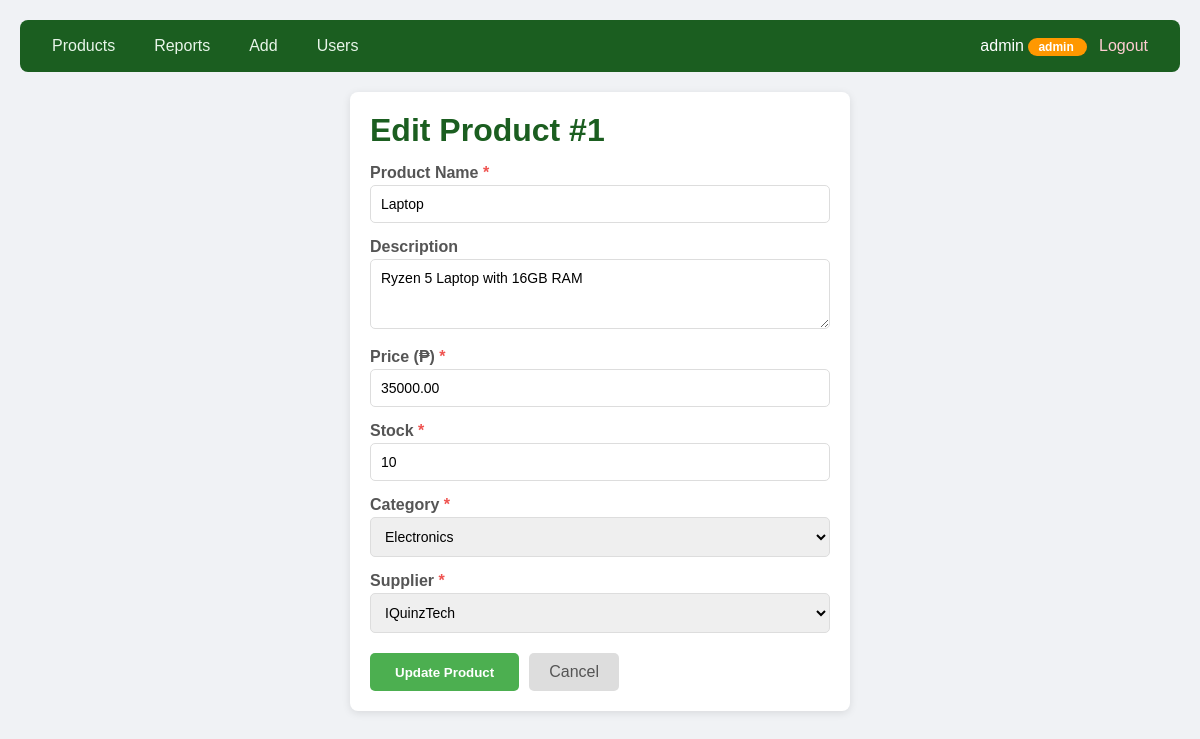
The app's page /edit.php?id=1 (signed in) with its own data.
### tables this page shows
CREATE TABLE `products` (
  `id` int(11) NOT NULL,
  `name` varchar(100) NOT NULL,
  `description` text DEFAULT NULL,
  `price` decimal(10,2) NOT NULL,
  `stock` int(11) NOT NULL,
  `category_id` int(11) NOT NULL,
  `supplier_id` int(11) NOT NULL,
  `created_at` timestamp NOT NULL DEFAULT current_timestamp(),
  `added_by` int(11) DEFAULT NULL
);

CREATE TABLE `categories` (
  `id` int(11) NOT NULL,
  `name` varchar(100) NOT NULL
);

CREATE TABLE `suppliers` (
  `id` int(11) NOT NULL,
  `name` varchar(100) NOT NULL,
  `contact_person` varchar(100) NOT NULL,
  `phone` varchar(20) NOT NULL
);

### edit.php (the view, shortened to what this page needs)
<?php
require_once 'config.php';
$id = (int)($_GET['id'] ?? 0);
$result = $conn->query("SELECT * FROM products WHERE id = $id");
$product = $result->fetch_assoc();
if ($_SERVER['REQUEST_METHOD'] === 'POST') {
    $name = $conn->real_escape_string(trim($_POST['name'] ?? ''));
    $description = $conn->real_escape_string(trim($_POST['description'] ?? ''));
    $price = $_POST['price'] ?? '';
    $stock = $_POST['stock'] ?? '';
    $category_id = $_POST['category_id'] ?? '';
    $supplier_id = $_POST['supplier_id'] ?? '';
    if (empty($name) || empty($category_id) || empty($supplier_id)) {
        $message = "<div class='alert-error'>Name, category, and supplier are required.</div>";
    } elseif (!is_numeric($price) || (float)$price < 0) {
        $message = "<div class='alert-error'>Please enter a valid price.</div>";
    } elseif (!is_numeric($stock) || (int)$stock < 0) {
        $message = "<div class='alert-error'>Please enter a valid stock quantity.</div>";
    } else {
        $price_val = (float)$price;
        $stock_val = (int)$stock;
        $cat_val = (int)$category_id;
        $sup_val = (int)$supplier_id;
        $sql = "UPDATE products SET
                name='$name', description='$description', price=$price_val,
                stock=$stock_val, category_id=$cat_val, supplier_id=$sup_val
                WHERE id=$id";
        if ($conn->query($sql)) {
            header('Location: products.php?updated=1');
            exit;
        } else {
            $message = "<div class='alert-error'>Error: " . $conn->error . "</div>";
        }
    }
} else {
    $name = $product['name'];
    $description = $product['description'];
    $price = $product['price'];
    $stock = $product['stock'];
    $category_id = $product['category_id'];
    $supplier_id = $product['supplier_id'];
}
$categories = $conn->query("SELECT id, name FROM categories ORDER BY name");
$suppliers = $conn->query("SELECT id, name FROM suppliers ORDER BY name");
?>
<!DOCTYPE html>
<html>
<head>
    <link rel="stylesheet" href="style.css">
</head>
<body>
<?php include 'navbar.php'; ?>
<div class="container form-page">
    <h1>Edit Product #<?= $id ?></h1>
    <form method="POST" action="edit.php?id=<?= $id ?>">
        <label>Product Name <span class="required">*</span></label>
        <input type="text" name="name" value="<?= htmlspecialchars($name) ?>" required>
        <label>Description</label>
        <textarea name="description" rows="3"><?= htmlspecialchars($description) ?></textarea>
        <label>Price (₱) <span class="required">*</span></label>
        <input type="number" name="price" value="<?= htmlspecialchars($price) ?>" step="0.01" min="0" required>
        <label>Stock <span class="required">*</span></label>
        <input type="number" name="stock" value="<?= htmlspecialchars($stock) ?>" min="0" required>
        <label>Category <span class="required">*</span></label>
        <select name="category_id" required>
            <?php while ($cat = $categories->fetch_assoc()): ?>
                <option value="<?= $cat['id'] ?>" <?= ($cat['id'] == $category_id) ? 'selected' : '' ?>>
                    <?= htmlspecialchars($cat['name']) ?>
                </option>
            <?php endwhile; ?>
        </select>
        <label>Supplier <span class="required">*</span></label>
        <select name="supplier_id" required>
            <?php while ($sup = $suppliers->fetch_assoc()): ?>
                <option value="<?= $sup['id'] ?>" <?= ($sup['id'] == $supplier_id) ? 'selected' : '' ?>>
                    <?= htmlspecialchars($sup['name']) ?>
                </option>
            <?php endwhile; ?>
        </select>
        <div class="form-actions">
            <button type="submit" class="btn-submit">Update Product</button>
            <a href="products.php" class="cancel">Cancel</a>
        </div>
    </form>
</div>
</body>
</html>

### style.css (style rules this page uses)
* { margin: 0; padding: 0; box-sizing: border-box; }
body { font-family: Arial, sans-serif; background: #f0f2f5; padding: 20px; }
.container { max-width: 1100px; margin: 0 auto; background: white; padding: 20px; border-radius: 8px; box-shadow: 0 2px 8px rgba(0,0,0,0.1); }
.container h1 { color: #1B5E20; margin-top: 0; }
.form-page { max-width: 500px; margin: 0 auto; }
.form-page label { display: block; margin-top: 15px; font-weight: bold; color: #555; }
.form-page input, .form-page select, .form-page textarea { width: 100%; padding: 10px; border: 1px solid #ddd; border-radius: 5px; margin-top: 3px; font-size: 14px; }
.form-page textarea { resize: vertical; font-family: Arial; }
.required { color: #ef5350; }
.form-actions { display: flex; gap: 10px; margin-top: 20px; }
.form-actions .btn-submit { padding: 10px 25px; background: #4CAF50; color: white; border: none; border-radius: 5px; cursor: pointer; font-weight: bold; }
.cancel { padding: 10px 20px; background: #ddd; color: #555; text-decoration: none; border-radius: 5px; }

### records on screen
products: name "Laptop", description "Ryzen 5 Laptop with 16GB RAM", price "35000.00", stock "10", category_id "Electronics", supplier_id "IQuinzTech"

### other values on screen
getUsername() "admin"
$_SESSION['role'] "admin"
$id "1"
